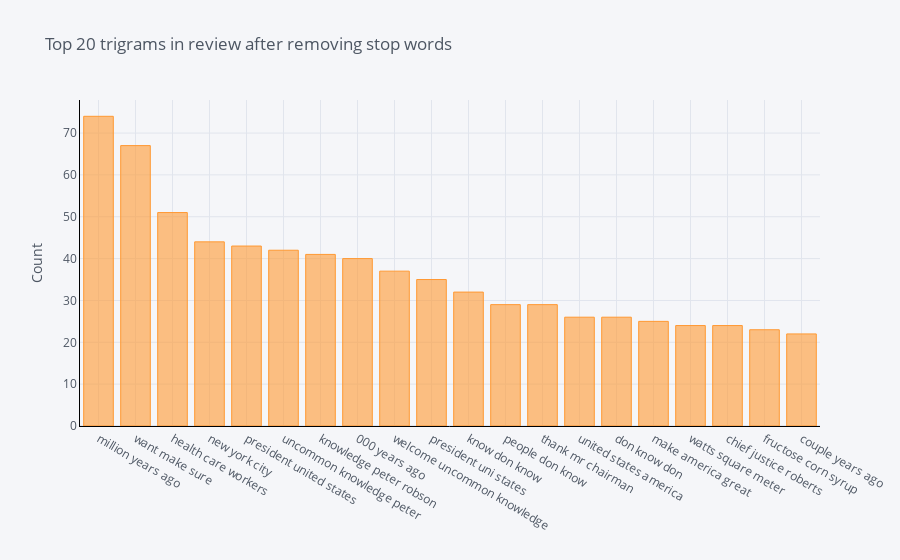

The notebook cell saved with this chart:
### Markdown cell above
## The distribution of Top trigrams after removing stop words

### Code cell
def get_top_n_trigram(corpus, n=None):
    vec = CountVectorizer(ngram_range=(3, 3), stop_words='english').fit(corpus)
    bag_of_words = vec.transform(corpus)
    sum_words = bag_of_words.sum(axis=0) 
    words_freq = [(word, sum_words[0, idx]) for word, idx in vec.vocabulary_.items()]
    words_freq =sorted(words_freq, key = lambda x: x[1], reverse=True)
    return words_freq[:n]
common_words = get_top_n_trigram(df['text'], 20)
df6 = pd.DataFrame(common_words, columns = ['text' , 'count'])
df6
df6.groupby('text').sum()['count'].sort_values(ascending=False).iplot(
    kind='bar', yTitle='Count', linecolor='black', title='Top 20 trigrams in review after removing stop words')

### Figure 1 — Plotly figure (JSON) as saved in the notebook; plotly's stock layout.template omitted (floating-point values rounded to 4 significant figures)
{"data": [{"marker": {"color": "rgba(255, 153, 51, 0.6)", "line": {"color": "rgba(255, 153, 51, 1.0)", "width": 1}}, "name": "count", "orientation": "v", "text": "", "type": "bar", "x": ["million years ago", "want make sure", "health care workers", "new york city", "president united states", "uncommon knowledge peter", "knowledge peter robson", "000 years ago", "welcome uncommon knowledge", "president uni states", "know don know", "people don know", "thank mr chairman", "united states america", "don know don", "make america great", "watts square meter", "chief justice roberts", "fructose corn syrup", "couple years ago"], "y": [74, 67, 51, 44, 43, 42, 41, 40, 37, 35, 32, 29, 29, 26, 26, 25, 24, 24, 23, 22]}], "layout": {"legend": {"bgcolor": "#F5F6F9", "font": {"color": "#4D5663"}}, "paper_bgcolor": "#F5F6F9", "plot_bgcolor": "#F5F6F9", "title": {"font": {"color": "#4D5663"}, "text": "Top 20 trigrams in review after removing stop words"}, "xaxis": {"gridcolor": "#E1E5ED", "linecolor": "black", "showgrid": true, "tickfont": {"color": "#4D5663"}, "title": {"font": {"color": "#4D5663"}, "text": ""}, "zerolinecolor": "#E1E5ED"}, "yaxis": {"gridcolor": "#E1E5ED", "linecolor": "black", "showgrid": true, "tickfont": {"color": "#4D5663"}, "title": {"font": {"color": "#4D5663"}, "text": "Count"}, "zerolinecolor": "#E1E5ED"}}}
